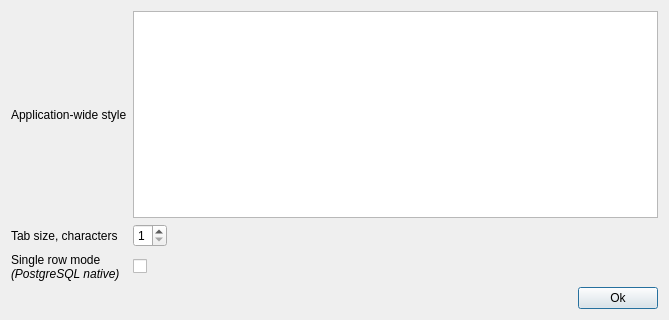
<?xml version="1.0" encoding="UTF-8"?>
<ui version="4.0">
 <class>SettingsDialog</class>
 <widget class="QDialog" name="SettingsDialog">
  <property name="geometry">
   <rect>
    <x>0</x>
    <y>0</y>
    <width>669</width>
    <height>320</height>
   </rect>
  </property>
  <property name="windowTitle">
   <string>Settings</string>
  </property>
  <layout class="QVBoxLayout" name="verticalLayout">
   <item>
    <layout class="QGridLayout" name="gridLayout">
     <item row="0" column="1" colspan="2">
      <widget class="QPlainTextEdit" name="appStyle"/>
     </item>
     <item row="0" column="0">
      <widget class="QLabel" name="label">
       <property name="text">
        <string>Application-wide style</string>
       </property>
      </widget>
     </item>
     <item row="1" column="0">
      <widget class="QLabel" name="label_2">
       <property name="text">
        <string>Tab size, characters</string>
       </property>
      </widget>
     </item>
     <item row="1" column="1">
      <widget class="QSpinBox" name="tabSize">
       <property name="minimum">
        <number>1</number>
       </property>
       <property name="maximum">
        <number>8</number>
       </property>
      </widget>
     </item>
     <item row="1" column="2">
      <spacer name="horizontalSpacer">
       <property name="orientation">
        <enum>Qt::Horizontal</enum>
       </property>
       <property name="sizeHint" stdset="0">
        <size>
         <width>40</width>
         <height>20</height>
        </size>
       </property>
      </spacer>
     </item>
     <item row="2" column="0">
      <widget class="QLabel" name="label_3">
       <property name="text">
        <string>Single row mode&lt;br/&gt;&lt;i&gt;(PostgreSQL native)&lt;/i&gt;</string>
       </property>
      </widget>
     </item>
     <item row="2" column="1">
      <widget class="QCheckBox" name="singleRowMode"/>
     </item>
    </layout>
   </item>
   <item>
    <layout class="QHBoxLayout" name="horizontalLayout_2">
     <item>
      <spacer name="horizontalSpacer_2">
       <property name="orientation">
        <enum>Qt::Horizontal</enum>
       </property>
       <property name="sizeHint" stdset="0">
        <size>
         <width>40</width>
         <height>20</height>
        </size>
       </property>
      </spacer>
     </item>
     <item>
      <widget class="QPushButton" name="okBtn">
       <property name="text">
        <string>Ok</string>
       </property>
      </widget>
     </item>
    </layout>
   </item>
  </layout>
 </widget>
 <resources/>
 <connections/>
</ui>
